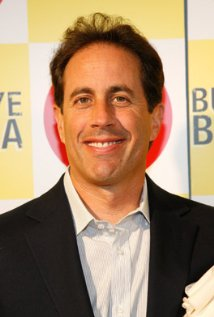
#> input picture Faces/Jerry Seinfield/5.jpg, 214 x 317 px, found by its file name
$ python grayscale_conversion.py
#> lines starting #> are read from the running program, lines starting #| are printed output that depends on the picture
from matplotlib.image import imread
import matplotlib.pyplot as plt
import numpy as np
import cv2 as cv

def gray_scale(image):
   input_image = imread(image)
#> input_image is the input picture: shape (317, 214, 3); mean R, G, B 165.2, 137.1, 108.5

   r,g,b=input_image[:,:,0],input_image[:,:,1],input_image[:,:,2]
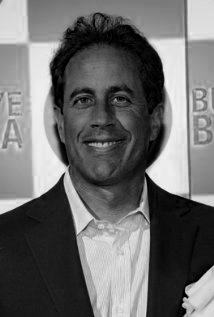
#> b: shape (317, 214); min 0, max 247, mean 108.5

   gamma=1.04

   r_const,g_const,b_const = 0.3 , 0.59 , 0.11

   grayscale_image = r_const * r**gamma + g_const * g**gamma + b_const * b**gamma
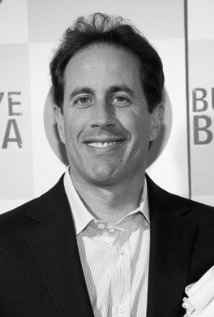
#> grayscale_image: shape (317, 214) float64; min 0.94, max 316.6, mean 175.3; drawn with min black and max white

   fig=plt.figure(1)
   img1,img2=fig.add_subplot(121),fig.add_subplot(122)

   img1.imshow(input_image)
   img2.imshow(grayscale_image,cmap=plt.cm.get_cmap("gray"))
   fig.show()
   plt.show()


gray_scale("/Users/somradhakrishnan/Google Drive/Anush_projects/linear_algebra/Faces/Jerry Seinfield/5.jpg")
gray_scale("/Users/somradhakrishnan/Google Drive/Anush_projects/linear_algebra/Faces/Madonna/2.jpg")
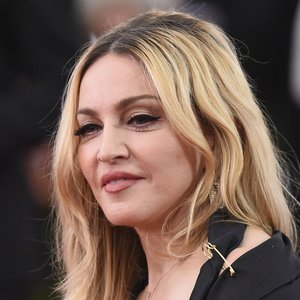
#> input picture Faces/Madonna/2.jpg, 300 x 300 px, found by its file name
#> in gray_scale, input_image is the input picture: shape (300, 300, 3); mean R, G, B 116, 93.1, 82.2
#> in gray_scale (call 2), `r,g,b=input_image[:,:,0],input_image[:,:,1],input_image[:,:,2]`:
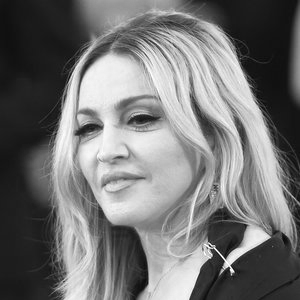
#> r: shape (300, 300); min 5, max 255, mean 116
#> in gray_scale (call 2), `r,g,b=input_image[:,:,0],input_image[:,:,1],input_image[:,:,2]`:
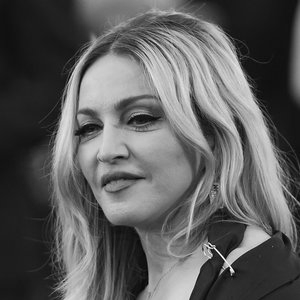
#> g: shape (300, 300); min 0, max 255, mean 93.1
gray_scale("Faces/Elton John/5.jpg")
#> call 3 of gray_scale, with image = 'Faces/Elton John/5.jpg'
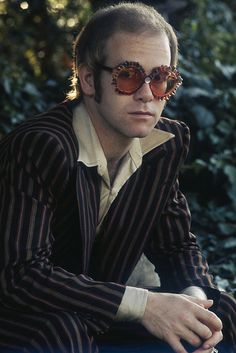
#> input picture Faces/Elton John/5.jpg, 236 x 353 px
#> in gray_scale, input_image is the input picture: shape (353, 236, 3); mean R, G, B 53, 53.3, 52.1
#> in gray_scale (call 3), `r,g,b=input_image[:,:,0],input_image[:,:,1],input_image[:,:,2]`:
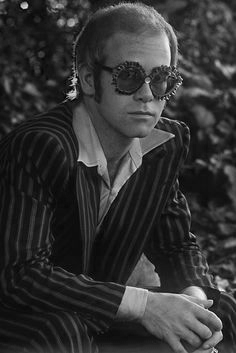
#> b: shape (353, 236); min 0, max 252, mean 52.1
